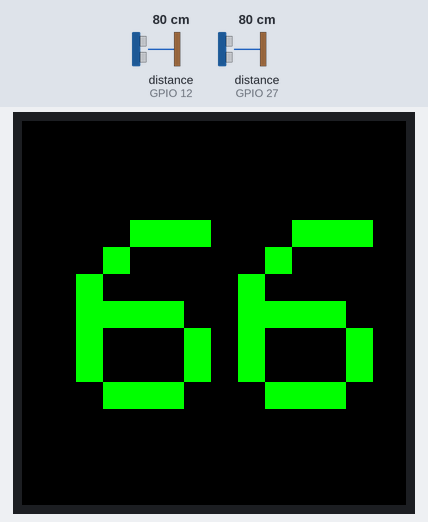
Bench run of a sketch on a simulated ESP32. Shown: 128×128 colour display. Wiring (inferred from the names in the program): 2 × ultrasonic range finder: trigger GPIO 14, echo GPIO 12 / trigger GPIO 26, echo GPIO 27. Inputs (shaded band) come from the test bench; at power-on: distance to the obstacle (sensors on GPIO 12, GPIO 27) 80 cm. The echo pulse lasts 58.3 µs per cm; what the sketch prints to the serial monitor is not drawn.

Above: at 2.3 s.
2.4 s: distance to the obstacle (sensor on GPIO 12) set to 2 cm
At 3.4 s:
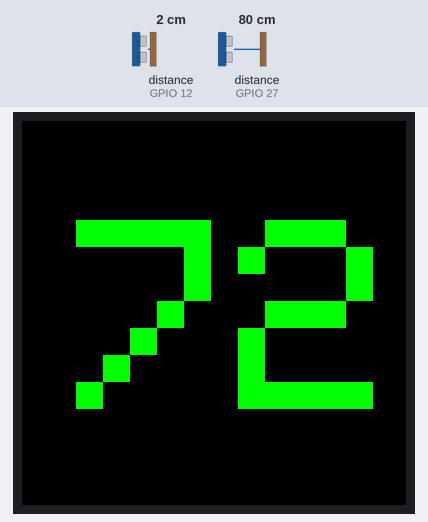
3.9 s: distance to the obstacle (sensor on GPIO 27) set to 35 cm
At 5.0 s:
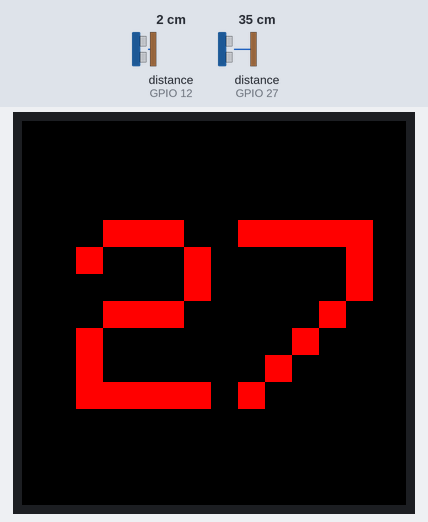
5.4 s: distance to the obstacle (sensor on GPIO 12) set to 35 cm
At 6.6 s:
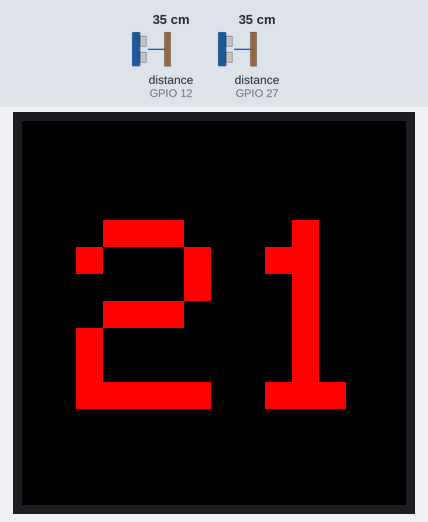
Timing chart, 0 to 8.4 s (numbered marks = the images above; inputs shaded):
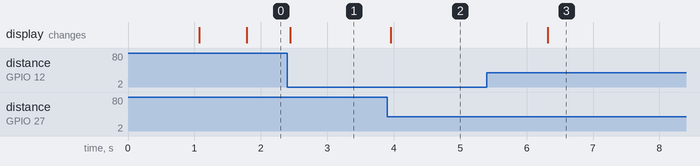

Measured:
- after the input at 2.4 s, the display: changes at once (image 1)
- after the input at 3.9 s, the display: changes after 0.06 s (image 2)
- after the input at 5.4 s, the display: changes after 0.92 s (image 3)

The sketch:

parking-sensor.ino
```cpp
#include <Arduino.h>
#include <Adafruit_GFX.h>
#include <Adafruit_SSD1351.h>
#include <SPI.h>
#include "graphics.h"
#include "config.h"

Adafruit_SSD1351 tft = Adafruit_SSD1351(SCREEN_WIDTH, SCREEN_HEIGHT, &SPI, CS_PIN, DC_PIN, RST_PIN);

int distances[NUM_SENSORS][DISPLAY_THRESHOLD];
int sensors[NUM_SENSORS][3] = SENSORS;

void setup() {
    Serial.begin(115200);

    // Prepare distance sensor(s)
    for (int i = 0; i < NUM_SENSORS; i++) {
        pinMode(sensors[i][0], OUTPUT);
        pinMode(sensors[i][1], INPUT);
    }

    // Prepare display
    tft.begin();
    tft.setTextSize(FONT_SIZE);

#ifdef DISPLAY_VOLVO_LOGO
    // Display Volvo logo for 1 second on boot-up
    tft.drawBitmap(0, 0, volvoLogo, 128, 128, BLACK, WHITE);
    delay(1000);
#endif
    tft.fillScreen(BLACK);

    // Check for sensor data
    if (readDistance() <= 0) {
        Serial.println("No pulse from sensor");
        displayNA();
        delay(3000);
        tft.fillScreen(BLACK);
    }
}

void loop() {
    int distance = readDistance();
    printf("Read distance: %d cm\n", distance);

    if (distance <= 0) {
        Serial.println("No pulse from sensors");
    } else {
        if (distance > MAX_DISTANCE) {
            tft.fillScreen(BLACK);
        } else if (distance < MIN_DISTANCE) {
            tft.fillScreen(RED);
        } else {
            displayDistance(distance);
        }
    }
    delay(200);
}

/*
  readDistance will send a pulse and read the incoming pulse to get the duration. It will
  use this duration to calculate the distance in centimeters.
  When multiple sensors are being used, this will return the single smallest duration
  read from the sensors
*/
int readDistance() {
    int min = INT8_MAX;
    for (int i = 0; i < NUM_SENSORS; i++) {
        digitalWrite(sensors[i][0], LOW);
        delayMicroseconds(2);
        digitalWrite(sensors[i][0], HIGH);
        delayMicroseconds(20);
        digitalWrite(sensors[i][0], LOW);
        long duration = pulseIn(sensors[i][1], HIGH);

        // Calculate distance using duration and offset for this particular sensor
        if (duration > 0) {
            int distance = duration * 0.034 / 2 - sensors[i][2];
            printf("Sensor %d read: %d cm\n", i, distance);
            saveMeasurement(i, distance);
            if (distance < min && readingIsValid(i)) {
                min = distance;
            }
        } else {
            printf("No pulse from sensor %d\n", i);
        }
        // Very small delay between sensor readings to prevent interference
        delay(1);
    }
    return min;
}

/*
  displayDistance will write the measured distance value to the OLED display with a
  color gradient
*/
void displayDistance(int distance) {
    int value = map(distance, CLOSE_DISTANCE, FAR_DISTANCE, 0, 255);
    uint8_t red = 255 - value;
    uint8_t green = value;

    // https://stackoverflow.com/a/13721305
    uint16_t color = ((red >> 3) << 11) | ((green >> 2) << 5) | 0;

    if (distance >= FAR_DISTANCE) {
        color = GREEN;
    } else if (distance <= CLOSE_DISTANCE) {
        color = RED;
    }
    tft.setTextColor(color, BLACK);
    tft.setTextSize(FONT_SIZE);

    int numDigits = (distance >= 10) + 1;
    tft.setCursor((SCREEN_WIDTH - FONT_W * numDigits) / 2 - 1, (SCREEN_HEIGHT - FONT_H) / 2 + 5);
    tft.println(distance);
}

/*
  displayNA is used to put "N/A" on the display to indicate there is no distance input
*/
void displayNA() {
    tft.setTextSize(FONT_SIZE - 2);
    tft.setTextColor(WHITE, BLACK);
    tft.setCursor(1, (SCREEN_HEIGHT - 8 * (FONT_SIZE - 2)) / 2 + 5);
    tft.println("N/A");
}

/*
  saveMeasurement will append the most recent measurement to the array and shift existing
  measurements to keep only DISPLAY_THRESHOLD values in the array
*/
void saveMeasurement(int index, int distance) {
    for (int i = 0; i < DISPLAY_THRESHOLD - 1; i++) {
        distances[index][i] = distances[index][i + 1];
    }
    distances[index][DISPLAY_THRESHOLD - 1] = distance;
}

/*
  readingIsValid will determine if there have been enough consecutive measurements to
  re-enable the display
*/
bool readingIsValid(int index) {
    int i;
    for (i = 0; i < DISPLAY_THRESHOLD; i++) {
        if (distances[index][i] > MAX_DISTANCE || distances[index][i] < MIN_DISTANCE) {
            break;
        }
    }
    return (i == DISPLAY_THRESHOLD);
}
```

config.h
```cpp
#ifndef config_h
#define config_h

/**
 * Distance Display Settings -- configure what is shown on the screen
 *
 * - CLOSE_DISTANCE:
 *   Smallest distance to display on the screen and bottom of range for color changing (100% RED)
 * - FAR_DISTANCE:
 *   Top of range for color changing (100% GREEN)
 * - MIN_DISTANCE:
 *   Smallest distance to display on screen
 * - MAX_DISTANCE:
 *   Largest distance to display on screen
 * - DISPLAY_THRESHOLD:
 *   Number of consecutive valid readings before re-enabling display this will help to prevent random
 *   distance readings while driving
 */
#define CLOSE_DISTANCE 30
#define FAR_DISTANCE 65
#define MIN_DISTANCE 16
#define MAX_DISTANCE 99
#define DISPLAY_THRESHOLD 5

/**
 * Sensor Configuration -- this allows for configuring multiple sensors
 *
 * When multiple sensors are enabled, the smallest distance measurement will be displayed on
 * the screen.
 *
 * When configuring sensor pins in the array below, each sensor should look like this:
 * { TRIG_PIN, ECHO_PIN, OFFSET }
 * OFFSET is the distance from the front of the sensor to the front of the car.
 */
#define NUM_SENSORS 2
#define SENSORS { {GPIO_NUM_26, GPIO_NUM_27, 7}, {GPIO_NUM_14, GPIO_NUM_12, 13} }

/**
 * OLED SPI Pins
 */
#define SCLK_PIN GPIO_NUM_18
#define MOSI_PIN GPIO_NUM_23
#define DC_PIN   GPIO_NUM_16
#define CS_PIN   GPIO_NUM_17
#define RST_PIN  GPIO_NUM_5

#endif
```

Source omitted: graphics.h (data table, 13319 bytes)
